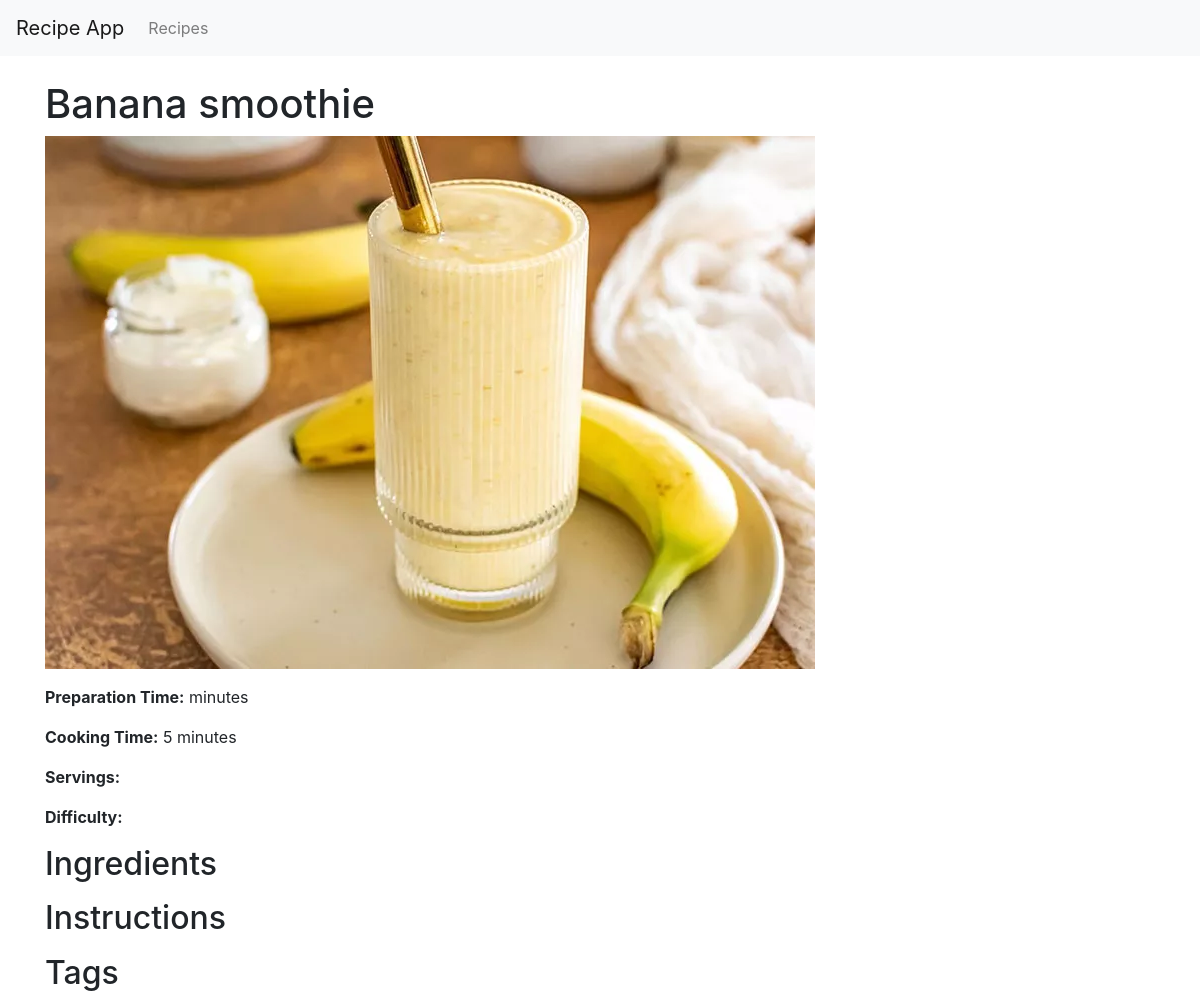
Page /recipe/1374249b-b5dc-444d-b499-3ecbaa1a679f/ on the committed database.
### recipes/models.py (models this page shows, shortened)
class Recipe(models.Model):
    DIFFICULTY_CHOICES = [
        ('Easy', 'Easy'),
        ('Medium', 'Medium'),
        ('Intermediate', 'Intermediate'),
        ('Hard', 'Hard'),
    ]
    id = models.UUIDField(primary_key=True, default=uuid.uuid4, editable=False)
    name = models.CharField(max_length=100)
    ingredients = models.TextField()
    cooking_time = models.PositiveIntegerField(help_text="in minutes")
    instructions = models.TextField(default="No instructions provided.")
    image = models.ImageField(upload_to='recipe_images/', default='default_recipe.jpg')
    difficulty = models.CharField(max_length=20, choices=DIFFICULTY_CHOICES, default='Easy')
    author = models.ForeignKey(User, on_delete=models.SET_NULL, null=True, blank=True)
    class Meta:
        ordering = ['name']

### recipes/views.py (the view)
# urls.py: path('recipe/<uuid:pk>/', views.RecipeDetailView.as_view(), name='recipe_detail'),
class RecipeDetailView(DetailView):
    model = Recipe
    template_name = 'recipes/recipe_detail.html'

### recipes/templates/recipes/recipe_detail.html (shortened to what this page needs)
{% extends 'recipes/base.html' %}
{% block content %}
<div class="recipe-detail-container">
    <h1>{{ recipe.name }}</h1>
    <img src="{{ recipe.image.url }}" alt="{{ recipe.name }}" class="recipe-image">
    <div class="recipe-info">
        <p><strong>Preparation Time:</strong> {{ recipe.preparation_time }} minutes</p>
        <p><strong>Cooking Time:</strong> {{ recipe.cooking_time }} minutes</p>
        <p><strong>Servings:</strong> {{ recipe.servings }}</p>
        <p><strong>Difficulty:</strong> {{ difficulty }}</p>
    </div>
    <h2>Ingredients</h2>
    <h2>Instructions</h2>
    <h2>Tags</h2>
</div>
{% endblock %}

### rows in the picture
Recipe: name "Banana smoothie", image (picture), cooking_time "5"
